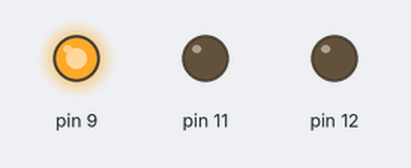
Recording of a sketch running on a simulated Arduino Uno, built with avr-gcc and run on an emulated ATmega328P. Parts: output pins drawn as LEDs (lit = HIGH).

Above: at 0.05 s.
At 0.95 s:
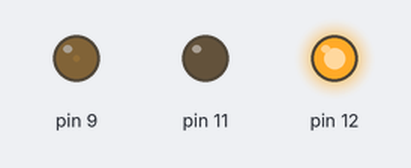
At 1.45 s:
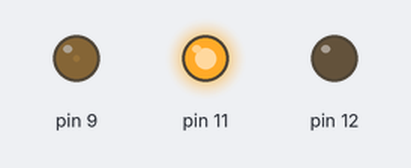
At 1.95 s:
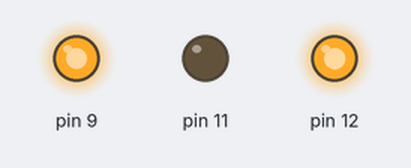
Timing chart, 0 to 4.6 s (numbered marks = the images above):
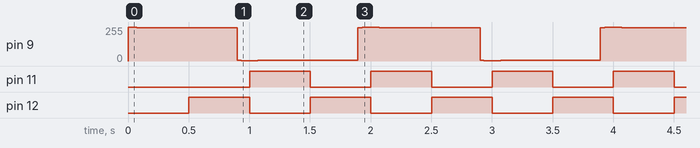

Measured:
- by itself, pin 11, pin 12: alternates HIGH for 0.50 s and LOW for 0.50 s

The sketch:

base.ino
```cpp
/* Esempio

   Esempio base:
   2 LED / Strisce laterali che lampeggiano alternativamente
   1 LED / Striscia sotto in FADE
*/

#include <common.h>

// Instanziamo un LED fuori dal loop
Lampeggiatore left = 12;
Lampeggiatore right = 11;
Pwm sotto = 9;

void setup() {
  // I PINs vengono impostati dal constructor al momento
  // della dichiarazione dell'ogetto.

  right.Invert() ;  // Opzionale: inverte l'ordine del lampeggio da
  // HI -> LOW --> LOW -> HI
  // per avere 2 LED che lampeggiano alternativamente
}

void loop() {
  left.Blink();   // Lampeggia con un default di 1sec (0.5 HI 0.5 LOW)
  right.Blink();
  sotto.UD(2000);   // Fade completo in 2 secondi
}
```
